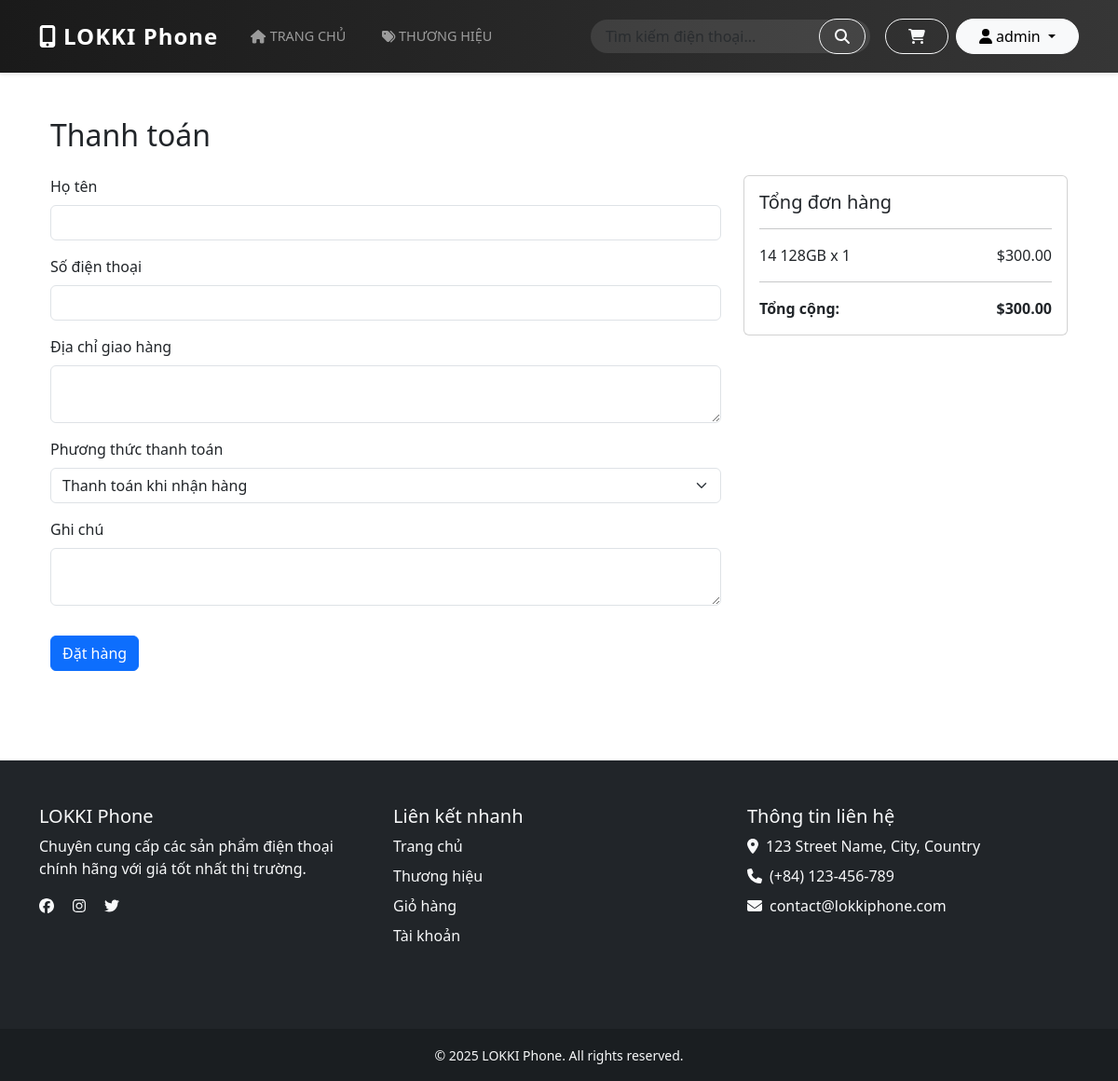
Screenshot of /checkout/ (signed in) with the database file from the repository.
### store/models.py (models this page shows, shortened)
class Cart(models.Model):
    user = models.ForeignKey(User, on_delete=models.CASCADE)
    phone = models.ForeignKey(Phone, on_delete=models.CASCADE)
    quantity = models.PositiveIntegerField(default=1)
    date_added = models.DateTimeField(auto_now_add=True)  # Added back
    @property
    def total_price(self):
        return self.quantity * self.phone.price

class Phone(models.Model):
    name = models.CharField(max_length=200)
    brand = models.ForeignKey(Brand, on_delete=models.CASCADE)
    description = models.TextField()
    price = models.DecimalField(max_digits=10, decimal_places=2)
    stock = models.PositiveIntegerField()
    available = models.BooleanField(default=True)
    image = models.ImageField(upload_to='phones/')
    created_at = models.DateTimeField(auto_now_add=True)

### store/views.py (the view, shortened to what this page needs)
# urls.py: path('checkout/', views.checkout, name='checkout'),
@login_required
def checkout(request):
    cart_items = Cart.objects.filter(user=request.user)
    if not cart_items.exists():
        messages.warning(request, 'Giỏ hàng trống!')
        return redirect('cart')
    total = sum(item.total_price for item in cart_items)
    return render(request, 'store/checkout.html', {
        'cart_items': cart_items,
        'total': total
    })

### store/templates/store/checkout.html (shortened to what this page needs)
{% extends 'store/base.html' %}
{% load static %}
{% block content %}
<div class="container my-5">
    <h2 class="mb-4">Thanh toán</h2>
    <div class="row">
        <div class="col-md-8">
            <form method="POST">
                <div class="mb-3">
                    <label class="form-label">Họ tên</label>
                    <input type="text" name="full_name" class="form-control" required>
                </div>
                <div class="mb-3">
                    <label class="form-label">Số điện thoại</label>
                    <input type="text" name="phone" class="form-control" required>
                </div>
                <div class="mb-3">
                    <label class="form-label">Địa chỉ giao hàng</label>
                    <textarea name="address" class="form-control" required></textarea>
                </div>
                <div class="mb-3">
                    <label class="form-label">Phương thức thanh toán</label>
                    <select name="payment_method" id="payment_method" class="form-select" required>
                        <option value="cod">Thanh toán khi nhận hàng</option>
                    </select>
                </div>
                <div class="mb-3">
                    <label class="form-label">Ghi chú</label>
                    <textarea name="order_note" class="form-control"></textarea>
                </div>
                <button type="submit" class="btn btn-primary mt-3">Đặt hàng</button>
            </form>
        </div>
        <div class="col-md-4">
            <div class="card">
                <div class="card-body">
                    <h5 class="card-title">Tổng đơn hàng</h5>
                    <hr>
                    {% for item in cart_items %}
                    <div class="d-flex justify-content-between mb-2">
                        <span>{{ item.phone.name }} x {{ item.quantity }}</span>
                        <span>${{ item.total_price }}</span>
                    </div>
                    {% endfor %}
                    <hr>
                    <div class="d-flex justify-content-between">
                        <strong>Tổng cộng:</strong>
                        <strong>${{ total }}</strong>
                    </div>
                </div>
            </div>
        </div>
    </div>
</div>
{% endblock %}

### store/templates/store/base.html (shortened to what this page needs)
<!DOCTYPE html>
<html lang="en">
<head>
    <link href="https://cdn.jsdelivr.net/npm/bootstrap@5.3.0/dist/css/bootstrap.min.css" rel="stylesheet">
    <link rel="stylesheet" href="https://cdnjs.cloudflare.com/ajax/libs/font-awesome/6.0.0/css/all.min.css">
</head>
<body>
    <div id="content">
        <nav class="navbar navbar-expand-lg navbar-dark bg-dark">
            <div class="container">
                <a class="navbar-brand" href="/">
                    <i class="fas fa-mobile-alt me-2"></i>LOKKI Phone
                </a>
                <div class="collapse navbar-collapse" id="navbarNav">
                    <ul class="navbar-nav me-auto mb-2 mb-lg-0">
                        <li class="nav-item">
                            <a class="nav-link {% if request.path == '/' %}active{% endif %}" href="{% url 'home' %}">
                                <i class="fas fa-home me-1"></i>Trang chủ
                            </a>
                        </li>
                        <li class="nav-item">
                            <a class="nav-link {% if 'brands' in request.path %}active{% endif %}" href="{% url 'brands' %}">
                                <i class="fas fa-tags me-1"></i>Thương hiệu
                            </a>
                        </li>
                    </ul>
                    <form class="search-form d-flex me-3" action="{% url 'search' %}" method="get">
                        <input class="form-control" type="search" name="q" placeholder="Tìm kiếm điện thoại..."
                               aria-label="Search">
                        <button class="btn btn-outline-light" type="submit">
                            <i class="fas fa-search"></i>
                        </button>
                    </form>
                    <div class="navbar-auth d-flex align-items-center">
                        {% if user.is_authenticated %}
                            <a href="{% url 'cart' %}" class="btn btn-outline-light me-2 cart-btn">
                                <i class="fas fa-shopping-cart"></i>
                            </a>
                            <div class="dropdown">
                                <button class="btn btn-light dropdown-toggle" type="button" id="userDropdown"
                                        data-bs-toggle="dropdown" aria-expanded="false">
                                    <i class="fas fa-user me-1"></i>{{ user.username }}
                                </button>
                            </div>
                        {% endif %}
                    </div>
                </div>
            </div>
        </nav>
        <div class="container mt-4" id="content">
            {% block content %}{% endblock %}
        </div>
    </div>
    <footer class="bg-dark text-light mt-5">
        <div class="container py-5">
            <div class="row">
                <div class="col-md-4 mb-4">
                    <h5>LOKKI Phone</h5>
                    <p>Chuyên cung cấp các sản phẩm điện thoại chính hãng với giá tốt nhất thị trường.</p>
                    <div class="social-links">
                        <a href="#" class="text-light me-3"><i class="fab fa-facebook"></i></a>
                        <a href="#" class="text-light me-3"><i class="fab fa-instagram"></i></a>
                        <a href="#" class="text-light"><i class="fab fa-twitter"></i></a>
                    </div>
                </div>
                <div class="col-md-4 mb-4">
                    <h5>Liên kết nhanh</h5>
                    <ul class="list-unstyled">
                        <li><a href="{% url 'home' %}" class="text-light text-decoration-none">Trang chủ</a></li>
                        <li><a href="{% url 'brands' %}" class="text-light text-decoration-none">Thương hiệu</a></li>
                        <li><a href="{% url 'cart' %}" class="text-light text-decoration-none">Giỏ hàng</a></li>
                        {% if user.is_authenticated %}
                            <li><a href="{% url 'profile' %}" class="text-light text-decoration-none">Tài khoản</a></li>
                        {% else %}
                            <li><a href="{% url 'login' %}" class="text-light text-decoration-none">Đăng nhập</a></li>
                        {% endif %}
                    </ul>
                </div>
                <div class="col-md-4 mb-4">
                    <h5>Thông tin liên hệ</h5>
                    <ul class="list-unstyled">
                        <li><i class="fas fa-map-marker-alt me-2"></i>123 Street Name, City, Country</li>
                        <li><i class="fas fa-phone me-2"></i>(+84) 123-456-789</li>
                        <li><i class="fas fa-envelope me-2"></i>contact@lokkiphone.com</li>
                    </ul>
                </div>
            </div>
        </div>
        <div class="bg-darker py-3">
            <div class="container text-center">
                <small>&copy; {% now "Y" %} LOKKI Phone. All rights reserved.</small>
            </div>
        </div>
    </footer>
</body>
</html>

### store/templates/store/base.html (style rules this page uses)
body { min-height: 100vh; display: flex; flex-direction: column; }
#content { flex: 1 0 auto; }
footer { flex-shrink: 0; }
.bg-darker { background-color: rgba(0, 0, 0, 0.2); }
footer ul li { margin-bottom: 0.5rem; }
.navbar { padding: 1rem 0; box-shadow: 0 2px 4px rgba(0,0,0,.1); background: linear-gradient(to right, #1a1a1a, #363636) !important; }
.navbar-brand { font-size: 1.5rem; font-weight: 700; letter-spacing: 1px; }
.nav-link { font-weight: 500; text-transform: uppercase; font-size: 0.9rem; padding: 0.5rem 1rem !important; margin: 0 0.2rem; transition: all 0.3s ease; }
.search-form { position: relative; width: 300px; }
.search-form .form-control { border-radius: 20px; padding-left: 1rem; padding-right: 3rem; background-color: rgba(255,255,255,0.1); border: none; color: white; }
.search-form .btn { position: absolute; right: 5px; top: 50%; transform: translateY(-50%); border-radius: 20px; padding: 0.375rem 1rem; }
.navbar-auth .btn { border-radius: 20px; padding: 0.375rem 1.5rem; transition: all 0.3s ease; }
.cart-btn { position: relative; }

### rows the page displays
Cart: phone.name "14 128GB", quantity "1", total_price "300.00"

### other values shown
{{ user.username }} "admin"
{{ total }} "300.00"
